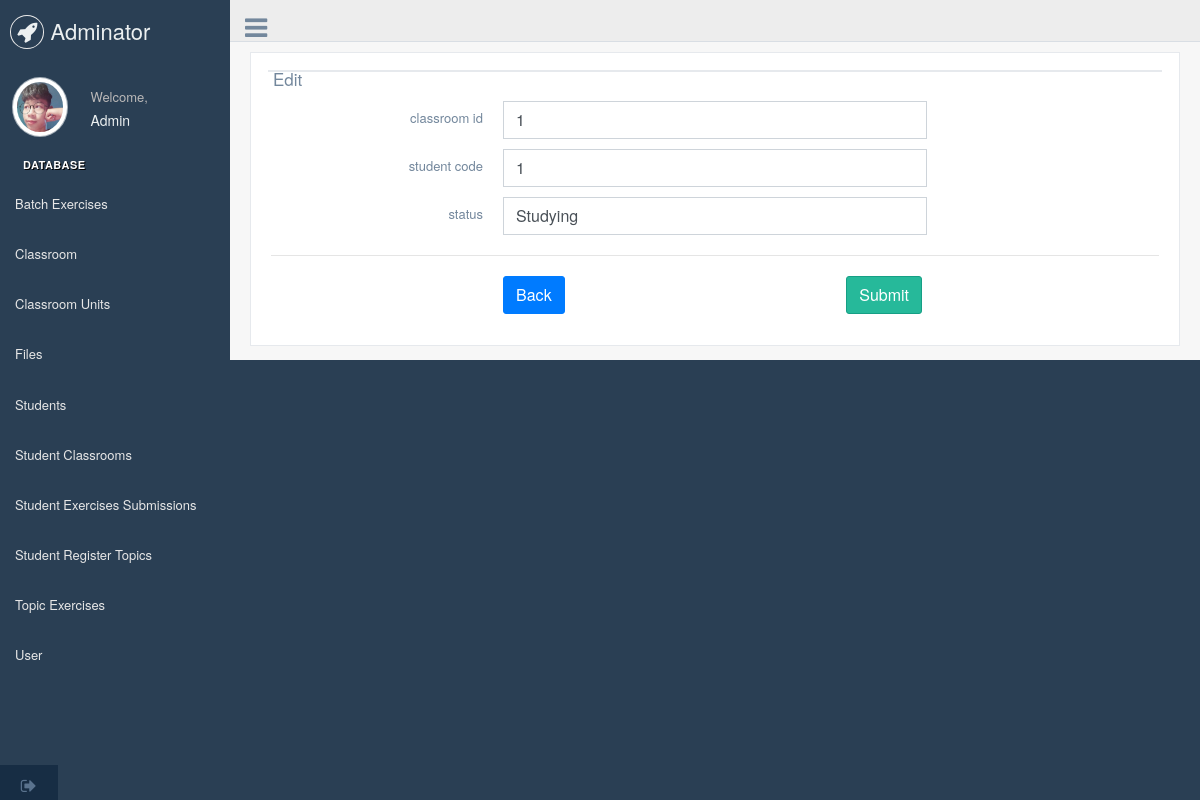
Page /InsideSite/manageDatabase.php?page=student_classrooms&&edit=1 (signed in) on the committed database.
### tables this page shows
CREATE TABLE `student_classrooms` (
  `id` bigint(20) NOT NULL,
  `classroom_id` varchar(25) DEFAULT NULL,
  `student_code` varchar(255) DEFAULT NULL,
  `status` varchar(255) DEFAULT NULL,
  `created_by` bigint(20) DEFAULT NULL,
  `created_at` timestamp NOT NULL DEFAULT CURRENT_TIMESTAMP ON UPDATE CURRENT_TIMESTAMP,
  `updated_by` bigint(20) DEFAULT NULL,
  `updated_at` timestamp NOT NULL DEFAULT '0000-00-00 00:00:00',
  `deleted_by` bigint(20) DEFAULT NULL,
  `deleted_at` timestamp NOT NULL DEFAULT '0000-00-00 00:00:00'
);

### InsideSite/editDB/student_classrooms_editDP.php (the view)
<div class="container body">
	<div class="main_container">
		<div class="right_col" role="main">
			<div class="">
				<div class="row">
					<div class="col-md-12 col-sm-12 ">
						<div class="x_panel">
							<div class="x_title">
								<h2>Edit</h2>
								</div>
									<div class="x_content">
									<form id="demo-form2" data-parsley-validate class="form-horizontal form-label-left" action="#" method="post">
										<div class="item form-group">
											<label for="middle-name" class="col-form-label col-md-3 col-sm-3 label-align">classroom id </label>
											<div class="col-md-6 col-sm-6 ">
												<input type="text" name="classroomID" class="form-control" value="<?php echo $profile['classroom_id'] ?>">
											</div>
										</div>
										<div class="item form-group">
											<label for="middle-name" class="col-form-label col-md-3 col-sm-3 label-align">student code </label>
											<div class="col-md-6 col-sm-6 ">
												<input type="text" name="studentCode" class="form-control" value="<?php echo $profile['student_code'] ?>">
											</div>
										</div>
										<div class="item form-group">
											<label class="col-form-label col-md-3 col-sm-3 label-align" for="last-name">status </label>
											<div class="col-md-6 col-sm-6 ">
												<input type="text" name="status" class="form-control" value="<?php echo $profile['status'] ?>">
											</div>
										</div>
										<div class="ln_solid"></div>
										<div class="item form-group">
											<div class="col-md-6 col-sm-6 offset-md-3">
												<a href="manageDatabase.php?page=student_classrooms" class="btn btn-primary ">Back</a>
												<button type="submit" name="saveProfile" class="btn btn-success pull-right">Submit</button>
											</div>
										</div>
									</form>
									</div>
								</div>
							</div>
						</div>
					</div>
				</div>
			</div>
		</div>
	</div>
</div>

### rows in the picture
student_classrooms: classroomID "1", studentCode "1", status "Studying"
